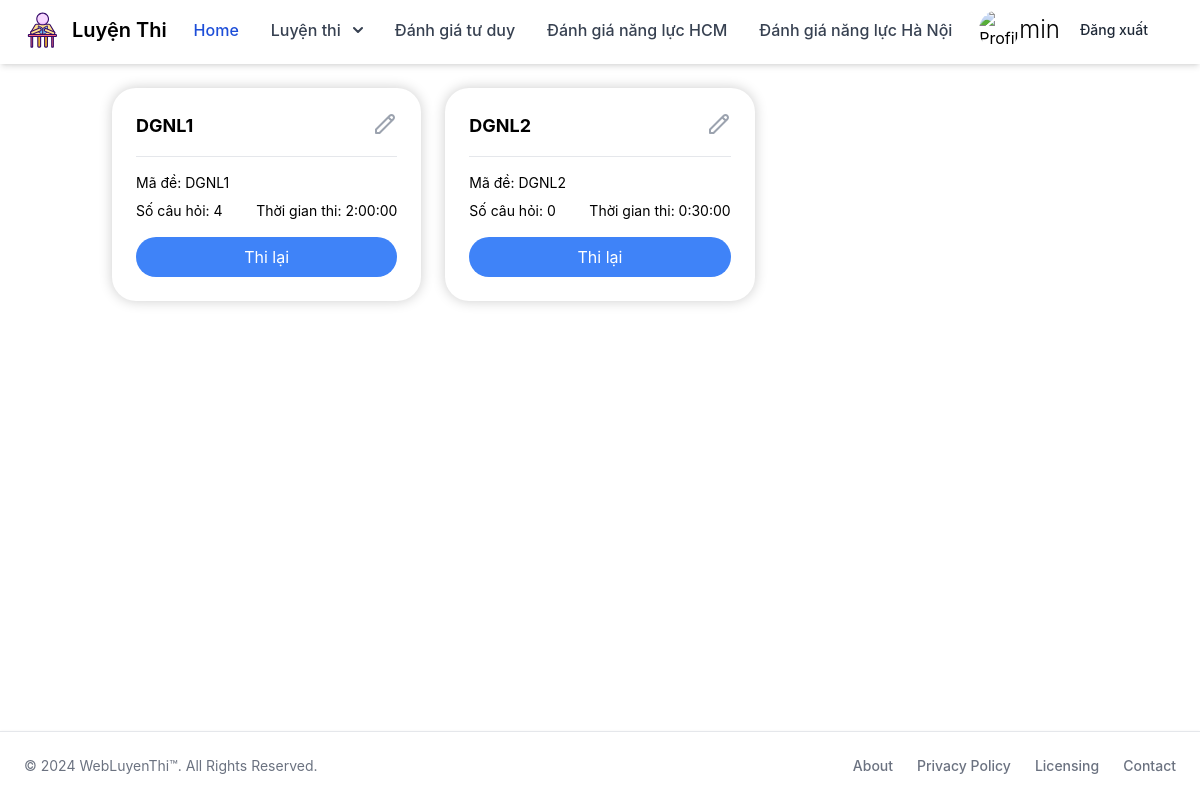
Page /dgnl/ (signed in) on the committed database.
### User/models.py (models this page shows)
class StudentUser(AbstractUser):
    phone_number = models.CharField(default='', max_length=12)
    dia_chi = models.CharField(default='', max_length=255)

### DanhGiaNangLuc/models.py (models this page shows, shortened)
class DeThi(models.Model):
    LOAI_DE_CHOICES = [
         ('DGNL', 'Đánh giá năng lực HCM'),
         ('DGNLHN', 'Đánh giá năng lực Hà Nội'),
    ]
    ten_de_thi = models.CharField(max_length=255, null=False, blank=False)
    loai_de = models.CharField(max_length=50, choices=LOAI_DE_CHOICES, default='DGNL')
    ma_de = models.CharField(max_length=50, unique=True, default=timezone.now)
    thoi_gian_thi = models.DurationField(default=timezone.timedelta(minutes=30))

### core/views.py (the view)
# urls.py: path('dgnl/', DGNLView.as_view(), name='dgnl'),
class DGNLView(View):
    login_url = '/login/'  # Điều hướng đến trang đăng nhập nếu chưa đăng nhập
    redirect_field_name = 'next'
    def get(self, request):
        user = request.user
        logger = logging.getLogger(__name__)
        queryset = DGNL.objects.filter(loai_de='DGNL')
        if user.is_authenticated:
            thi_da_thi = LuotThiDGNL.objects.filter(nguoi_lam=user)
            thi_da_thi_ids = thi_da_thi.values_list('de_thi_id', flat=True)
            so_lan_thi = thi_da_thi.values('de_thi_id').annotate(count=Count('id')).order_by('de_thi_id')
            so_lan_thi_dict = {item['de_thi_id']: item['count'] for item in so_lan_thi}
        else:
            thi_da_thi_ids = []
            so_lan_thi_dict = {}
        context = {
            'listDeThiDGNL': queryset,
            'thi_da_thi_ids': thi_da_thi_ids,
            'so_lan_thi_dict': so_lan_thi_dict,
        }
        return render(request, 'homepage/dgnl.html', context)

### WebLuyenThi/context_processors.py (called while the page is built)
def user_full_name(request):
    full_name = request.session.get('full_name', '')
    return {'full_name': full_name}

### templates/homepage/dgnl.html (shortened to what this page needs)
{% extends 'homepage/base.html' %}
{% block content %}
{% load static %}
<div class="grid grid-cols-1 sm:grid-cols-2 lg:grid-cols-3 xl:grid-cols-4 gap-6 p-6">
    {% for dethi in listDeThiDGNL %}
    <div class="bg-white rounded-3xl custom-shadow p-6 flex flex-col">
        <div class="flex justify-between items-start mb-4">
            <h2 class="text-lg font-bold">{{ dethi.ten_de_thi }}</h2>
            <svg class="w-6 h-6 text-gray-400" fill="none" stroke="currentColor" viewBox="0 0 24 24" xmlns="http://www.w3.org/2000/svg">
                <path stroke-linecap="round" stroke-linejoin="round" stroke-width="2" d="M15.232 5.232l3.536 3.536m-2.036-5.036a2.5 2.5 0 113.536 3.536L6.5 21.036H3v-3.572L16.732 3.732z"></path>
            </svg>
        </div>
        <div class="border-b border-gray-200 mb-4"></div>
        <p class="text-sm  mb-2">Mã đề: {{ dethi.ma_de }}</p>
        <div class="flex justify-between text-sm  mb-4">
            <span>Số câu hỏi: {{ dethi.noidungde_set.count }}</span>
            <span>Thời gian thi: {{ dethi.thoi_gian_thi }}</span>
        </div>
        <a href="{% url 'DanhGiaNangLuc:select_subjects' idde=dethi.id %}" class="mt-auto">
            <button class="w-full py-2 px-4 rounded-full bg-blue-500 hover:bg-blue-600 text-white transition-colors duration-200">
                {% if dethi.id in thi_da_thi_ids %}
                    Thi lại
                {% else %}
                    Thi thử
                {% endif %}
            </button>
        </a>
    </div>
    {% endfor %}
</div>
{% endblock %}

### templates/homepage/header.html (shortened to what this page needs)
{% load static %}
<header>
  <nav class="fixed bg-white border-gray-200 w-full px-4 lg:px-6 py-2.5 dark:bg-gray-800">
      <div class="flex flex-wrap justify-between items-center mx-auto max-w-screen-xl">
          <a href="{% url 'core:index' %}" class="flex items-center">
              <img src="{% static '/images/logo.svg' %}" class="mr-3 h-6 sm:h-9" alt="Flowbite Logo" />
              <span class="self-center text-xl font-semibold whitespace-nowrap dark:text-white">Luyện Thi</span>
          </a>
          <div class="flex items-center lg:order-2">
              {% if full_name %}
                <img src="https://icons.veryicon.com/png/o/miscellaneous/1em/profile-24.png" alt="Profile Logo" class="w-10 h-10 rounded-full">
                <span class="text-opacity-20 font-light text-2xl">{{ full_name }}</span>
                <a href="{% url 'User:logout' %}" class="text-gray-800 dark:text-white hover:bg-gray-50 focus:ring-4 focus:ring-gray-300 font-medium rounded-lg text-sm px-4 lg:px-5 py-2 lg:py-2.5 mr-2 dark:hover:bg-gray-700 focus:outline-none dark:focus:ring-gray-800">Đăng xuất</a>
              {% else %}
                <a href="{% url 'User:login' %}" class="text-gray-800 dark:text-white hover:bg-gray-50 focus:ring-4 focus:ring-gray-300 font-medium rounded-lg text-sm px-4 lg:px-5 py-2 lg:py-2.5 mr-2 dark:hover:bg-gray-700 focus:outline-none dark:focus:ring-gray-800">Đăng nhập</a>
              {% endif %}
          </div>
          <div class="justify-between items-center w-full lg:flex lg:w-auto lg:order-1" id="mobile-menu-2">
              <ul class="flex flex-row mt-4 font-medium lg:flex-row lg:space-x-8 lg:mt-0">
                  <li>
                      <a href="{% url 'core:index' %}" class="block py-2 pr-4 pl-3 text-white rounded bg-primary-700 lg:bg-transparent lg:text-primary-700 lg:p-0 dark:text-white" aria-current="page">Home</a>
                  </li>
                  <li>
                    <button id="dropdownNavbarLink" data-dropdown-toggle="dropdownNavbar" class="flex items-center justify-between w-full py-2 px-3 text-gray-700 rounded hover:bg-gray-100 md:hover:bg-transparent md:border-0 md:hover:text-blue-700 md:p-0 md:w-auto dark:text-gray-400 dark:hover:text-white dark:focus:text-white dark:border-gray-700 dark:hover:bg-gray-700 md:dark:hover:bg-transparent">
                        Luyện thi
                        <svg class="w-2.5 h-2.5 ms-3" aria-hidden="true" xmlns="http://www.w3.org/2000/svg" fill="none" viewBox="0 0 10 6">
                            <path stroke="currentColor" stroke-linecap="round" stroke-linejoin="round" stroke-width="2" d="m1 1 4 4 4-4"/>
                        </svg>
                    </button>
                </li>
                  <li>
                      <a href="{% url 'core:dgtd' %}" class="block py-2 pr-4 pl-3 text-gray-700 border-b border-gray-100 hover:bg-gray-50 lg:hover:bg-transparent lg:border-0 lg:hover:text-primary-700 lg:p-0 dark:text-gray-400 lg:dark:hover:text-white dark:hover:bg-gray-700 dark:hover:text-white lg:dark:hover:bg-transparent dark:border-gray-700">Đánh giá tư duy</a>
                  </li>
                  <li>
                      <a href="{% url 'core:dgnl' %}" class="block py-2 pr-4 pl-3 text-gray-700 border-b border-gray-100 hover:bg-gray-50 lg:hover:bg-transparent lg:border-0 lg:hover:text-primary-700 lg:p-0 dark:text-gray-400 lg:dark:hover:text-white dark:hover:bg-gray-700 dark:hover:text-white lg:dark:hover:bg-transparent dark:border-gray-700">Đánh giá năng lực HCM</a>
                  </li>
                  <li>
                    <a href="{% url 'core:dgnl_hn' %}" class="block py-2 pr-4 pl-3 text-gray-700 border-b border-gray-100 hover:bg-gray-50 lg:hover:bg-transparent lg:border-0 lg:hover:text-primary-700 lg:p-0 dark:text-gray-400 lg:dark:hover:text-white dark:hover:bg-gray-700 dark:hover:text-white lg:dark:hover:bg-transparent dark:border-gray-700">Đánh giá năng lực Hà Nội</a>
                </li>
              </ul>
          </div>
      </div>
  </nav>
</header>

### templates/homepage/dgnl.html (style rules this page uses)
.custom-shadow { box-shadow: 0px 0px 13px 0px rgba(0, 0, 0, 0.2); }

### rows in the picture
StudentUser: last_name "min"
DeThi: ten_de_thi "DGNL1", ma_de "DGNL1", noidungde_set.count "4", thoi_gian_thi "2:00:00", shows "Thi lại"
DeThi: ten_de_thi "DGNL2", ma_de "DGNL2", noidungde_set.count "0", thoi_gian_thi "0:30:00", shows "Thi lại"
